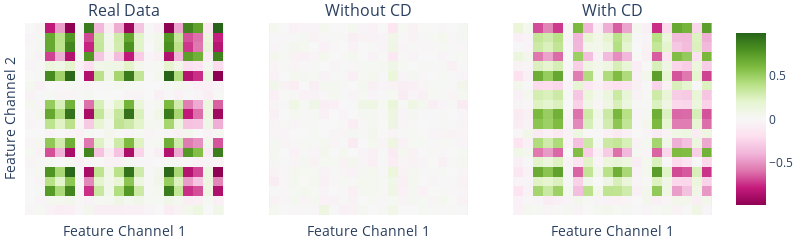

Notebook source saved alongside this figure:
### Markdown cell above
### Plotting Correlation

### Code cell
fig = make_subplots(rows=1, cols=3, subplot_titles=('Real Data',
                                    'Without CD', 'With CD'))

fig.add_trace(
    px.imshow(real_not_nan, 
                labels=dict(x="Channel 1", y="Channel 2", color="Correlation"),
                color_continuous_scale=px.colors.diverging.RdBu, 
                range_color=(-1, 1)).data[0], row=1, col=1
)
# fig.update_layout(
#     yaxis_title = 'Channel 2',
#     xaxis_title = 'Channel 1',
#     )
fig.add_trace(
    px.imshow(generated_without_CD_not_nan, 
                labels=dict(x="Channel 1", y="Channel 2", color="Correlation"),
                color_continuous_scale=px.colors.diverging.RdBu, 
                range_color=(-1, 1)).data[0], row=1, col=2
)

fig.add_trace(
    px.imshow(generated_with_CD_not_nan, 
                labels=dict(x="Channel 1", y="Channel 2", color="Correlation"),
                color_continuous_scale=px.colors.diverging.RdBu, 
                range_color=(-1, 1)).data[0], row=1, col=3
)
fig.update_xaxes(showticklabels=False) 
fig.update_yaxes(showticklabels=False) 
fig.update_xaxes(title_text="Feature Channel 1", row = 1, col = 1)
fig.update_yaxes(title_text="Feature Channel 2", row = 1, col = 1)
fig.update_xaxes(title_text="Feature Channel 1", row = 1, col = 2)
fig.update_xaxes(title_text="Feature Channel 1", row = 1, col = 3)

fig.update_layout(height=240, width=800, margin = {'l':0,'r':0,'t':23,'b':0},)
fig.show()

### Figure 1 — Plotly figure (JSON) as saved in the notebook; plotly's stock layout.template omitted (floating-point values rounded to 4 significant figures; data arrays with more than 128 entries replaced by an {"elided": "..."} marker saying what was removed)
{"data": [{"coloraxis": "coloraxis", "hovertemplate": "Channel 1: %{x}<br>Channel 2: %{y}<br>Correlation: %{z}<extra></extra>", "name": "0", "type": "heatmap", "x": ["real_2_DN_HistogramMode_5", "real_2_DN_HistogramMode_10", "real_2_CO_f1ecac", "real_2_CO_FirstMin_ac", "real_2_CO_HistogramAMI_even_2_5", "real_2_CO_trev_1_num", "real_2_MD_hrv_classic_pnn40", "real_2_SB_BinaryStats_mean_longstretch1", "real_2_SB_TransitionMatrix_3ac_sumdiagcov", "real_2_PD_PeriodicityWang_th0_01", "real_2_CO_Embed2_Dist_tau_d_expfit_meandiff", "real_2_IN_AutoMutualInfoStats_40_gaussian_fmmi", "real_2_DN_OutlierInclude_p_001_mdrmd", "real_2_DN_OutlierInclude_n_001_mdrmd", "real_2_SP_Summaries_welch_rect_area_5_1", "real_2_SB_BinaryStats_diff_longstretch0", "real_2_SB_MotifThree_quantile_hh", "real_2_SC_FluctAnal_2_rsrangefit_50_1_logi_prop_r1", "real_2_SC_FluctAnal_2_dfa_50_1_2_logi_prop_r1", "real_2_FC_LocalSimple_mean3_stderr"], "xaxis": "x", "y": ["real_1_DN_HistogramMode_5", "real_1_DN_HistogramMode_10", "real_1_CO_f1ecac", "real_1_CO_FirstMin_ac", "real_1_CO_HistogramAMI_even_2_5", "real_1_CO_trev_1_num", "real_1_MD_hrv_classic_pnn40", "real_1_SB_BinaryStats_mean_longstretch1", "real_1_SB_TransitionMatrix_3ac_sumdiagcov", "real_1_PD_PeriodicityWang_th0_01", "real_1_CO_Embed2_Dist_tau_d_expfit_meandiff", "real_1_IN_AutoMutualInfoStats_40_gaussian_fmmi", "real_1_DN_OutlierInclude_p_001_mdrmd", "real_1_DN_OutlierInclude_n_001_mdrmd", "real_1_SP_Summaries_welch_rect_area_5_1", "real_1_SB_BinaryStats_diff_longstretch0", "real_1_SB_MotifThree_quantile_hh", "real_1_SC_FluctAnal_2_rsrangefit_50_1_logi_prop_r1", "real_1_SC_FluctAnal_2_dfa_50_1_2_logi_prop_r1", "real_1_FC_LocalSimple_mean3_stderr"], "yaxis": "y", "z": {"elided": "20x20 float values"}}, {"coloraxis": "coloraxis", "hovertemplate": "Channel 1: %{x}<br>Channel 2: %{y}<br>Correlation: %{z}<extra></extra>", "name": "0", "type": "heatmap", "x": ["generated_without_CD_2_DN_HistogramMode_5", "generated_without_CD_2_DN_HistogramMode_10", "generated_without_CD_2_CO_f1ecac", "generated_without_CD_2_CO_FirstMin_ac", "generated_without_CD_2_CO_HistogramAMI_even_2_5", "generated_without_CD_2_CO_trev_1_num", "generated_without_CD_2_MD_hrv_classic_pnn40", "generated_without_CD_2_SB_BinaryStats_mean_longstretch1", "generated_without_CD_2_SB_TransitionMatrix_3ac_sumdiagcov", "generated_without_CD_2_PD_PeriodicityWang_th0_01", "generated_without_CD_2_CO_Embed2_Dist_tau_d_expfit_meandiff", "generated_without_CD_2_IN_AutoMutualInfoStats_40_gaussian_fmmi", "generated_without_CD_2_DN_OutlierInclude_p_001_mdrmd", "generated_without_CD_2_DN_OutlierInclude_n_001_mdrmd", "generated_without_CD_2_SP_Summaries_welch_rect_area_5_1", "generated_without_CD_2_SB_BinaryStats_diff_longstretch0", "generated_without_CD_2_SB_MotifThree_quantile_hh", "generated_without_CD_2_SC_FluctAnal_2_rsrangefit_50_1_logi_prop_r1", "generated_without_CD_2_SC_FluctAnal_2_dfa_50_1_2_logi_prop_r1", "generated_without_CD_2_FC_LocalSimple_mean3_stderr"], "xaxis": "x2", "y": ["generated_without_CD_1_DN_HistogramMode_5", "generated_without_CD_1_DN_HistogramMode_10", "generated_without_CD_1_CO_f1ecac", "generated_without_CD_1_CO_FirstMin_ac", "generated_without_CD_1_CO_HistogramAMI_even_2_5", "generated_without_CD_1_CO_trev_1_num", "generated_without_CD_1_MD_hrv_classic_pnn40", "generated_without_CD_1_SB_BinaryStats_mean_longstretch1", "generated_without_CD_1_SB_TransitionMatrix_3ac_sumdiagcov", "generated_without_CD_1_PD_PeriodicityWang_th0_01", "generated_without_CD_1_CO_Embed2_Dist_tau_d_expfit_meandiff", "generated_without_CD_1_IN_AutoMutualInfoStats_40_gaussian_fmmi", "generated_without_CD_1_DN_OutlierInclude_p_001_mdrmd", "generated_without_CD_1_DN_OutlierInclude_n_001_mdrmd", "generated_without_CD_1_SP_Summaries_welch_rect_area_5_1", "generated_without_CD_1_SB_BinaryStats_diff_longstretch0", "generated_without_CD_1_SB_MotifThree_quantile_hh", "generated_without_CD_1_SC_FluctAnal_2_rsrangefit_50_1_logi_prop_r1", "generated_without_CD_1_SC_FluctAnal_2_dfa_50_1_2_logi_prop_r1", "generated_without_CD_1_FC_LocalSimple_mean3_stderr"], "yaxis": "y2", "z": {"elided": "20x20 float values"}}, {"coloraxis": "coloraxis", "hovertemplate": "Channel 1: %{x}<br>Channel 2: %{y}<br>Correlation: %{z}<extra></extra>", "name": "0", "type": "heatmap", "x": ["generated_with_CD_2_DN_HistogramMode_5", "generated_with_CD_2_DN_HistogramMode_10", "generated_with_CD_2_CO_f1ecac", "generated_with_CD_2_CO_FirstMin_ac", "generated_with_CD_2_CO_HistogramAMI_even_2_5", "generated_with_CD_2_CO_trev_1_num", "generated_with_CD_2_MD_hrv_classic_pnn40", "generated_with_CD_2_SB_BinaryStats_mean_longstretch1", "generated_with_CD_2_SB_TransitionMatrix_3ac_sumdiagcov", "generated_with_CD_2_PD_PeriodicityWang_th0_01", "generated_with_CD_2_CO_Embed2_Dist_tau_d_expfit_meandiff", "generated_with_CD_2_IN_AutoMutualInfoStats_40_gaussian_fmmi", "generated_with_CD_2_DN_OutlierInclude_p_001_mdrmd", "generated_with_CD_2_DN_OutlierInclude_n_001_mdrmd", "generated_with_CD_2_SP_Summaries_welch_rect_area_5_1", "generated_with_CD_2_SB_BinaryStats_diff_longstretch0", "generated_with_CD_2_SB_MotifThree_quantile_hh", "generated_with_CD_2_SC_FluctAnal_2_rsrangefit_50_1_logi_prop_r1", "generated_with_CD_2_SC_FluctAnal_2_dfa_50_1_2_logi_prop_r1", "generated_with_CD_2_FC_LocalSimple_mean3_stderr"], "xaxis": "x3", "y": ["generated_with_CD_1_DN_HistogramMode_5", "generated_with_CD_1_DN_HistogramMode_10", "generated_with_CD_1_CO_f1ecac", "generated_with_CD_1_CO_FirstMin_ac", "generated_with_CD_1_CO_HistogramAMI_even_2_5", "generated_with_CD_1_CO_trev_1_num", "generated_with_CD_1_MD_hrv_classic_pnn40", "generated_with_CD_1_SB_BinaryStats_mean_longstretch1", "generated_with_CD_1_SB_TransitionMatrix_3ac_sumdiagcov", "generated_with_CD_1_PD_PeriodicityWang_th0_01", "generated_with_CD_1_CO_Embed2_Dist_tau_d_expfit_meandiff", "generated_with_CD_1_IN_AutoMutualInfoStats_40_gaussian_fmmi", "generated_with_CD_1_DN_OutlierInclude_p_001_mdrmd", "generated_with_CD_1_DN_OutlierInclude_n_001_mdrmd", "generated_with_CD_1_SP_Summaries_welch_rect_area_5_1", "generated_with_CD_1_SB_BinaryStats_diff_longstretch0", "generated_with_CD_1_SB_MotifThree_quantile_hh", "generated_with_CD_1_SC_FluctAnal_2_rsrangefit_50_1_logi_prop_r1", "generated_with_CD_1_SC_FluctAnal_2_dfa_50_1_2_logi_prop_r1", "generated_with_CD_1_FC_LocalSimple_mean3_stderr"], "yaxis": "y3", "z": {"elided": "20x20 float values"}}], "layout": {"annotations": [{"font": {"size": 16}, "showarrow": false, "text": "Real Data", "x": 0.1444, "xanchor": "center", "xref": "paper", "y": 1, "yanchor": "bottom", "yref": "paper"}, {"font": {"size": 16}, "showarrow": false, "text": "Without CD", "x": 0.5, "xanchor": "center", "xref": "paper", "y": 1, "yanchor": "bottom", "yref": "paper"}, {"font": {"size": 16}, "showarrow": false, "text": "With CD", "x": 0.8556, "xanchor": "center", "xref": "paper", "y": 1, "yanchor": "bottom", "yref": "paper"}], "height": 240, "margin": {"b": 0, "l": 0, "r": 0, "t": 23}, "width": 800, "xaxis": {"anchor": "y", "domain": [0, 0.2889], "showticklabels": false, "title": {"text": "Feature Channel 1"}}, "xaxis2": {"anchor": "y2", "domain": [0.3556, 0.6444], "showticklabels": false, "title": {"text": "Feature Channel 1"}}, "xaxis3": {"anchor": "y3", "domain": [0.7111, 1], "showticklabels": false, "title": {"text": "Feature Channel 1"}}, "yaxis": {"anchor": "x", "domain": [0, 1], "showticklabels": false, "title": {"text": "Feature Channel 2"}}, "yaxis2": {"anchor": "x2", "domain": [0, 1], "showticklabels": false}, "yaxis3": {"anchor": "x3", "domain": [0, 1], "showticklabels": false}}}
